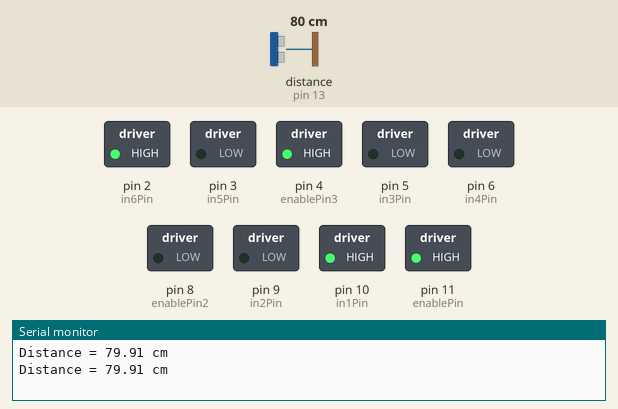
The sketch below on a simulated Arduino Uno, built with avr-gcc and run on an emulated ATmega328P. Parts: switched loads named in the sketch (green lamp = pin HIGH), the last lines printed to the serial monitor. Wiring (inferred from the names in the program): ultrasonic range finder: trigger pin 12; echo pin 13. Inputs (shaded band) come from the test bench; at power-on: distance to the obstacle (sensor on pin 13) 80 cm. The echo pulse lasts 58.3 µs per cm; pins used as bus, display or sensor lines are not drawn.

Above: at 1.8 s.
1.9 s: distance to the obstacle (sensor on pin 13) set to 24 cm
4.2 s: distance to the obstacle (sensor on pin 13) set to 19 cm
At 12.7 s:
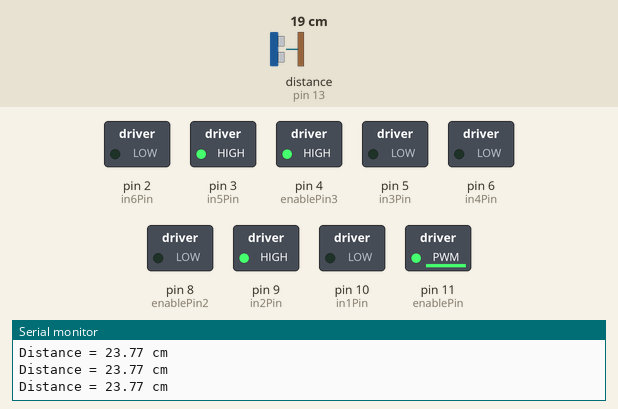
At 15.4 s:
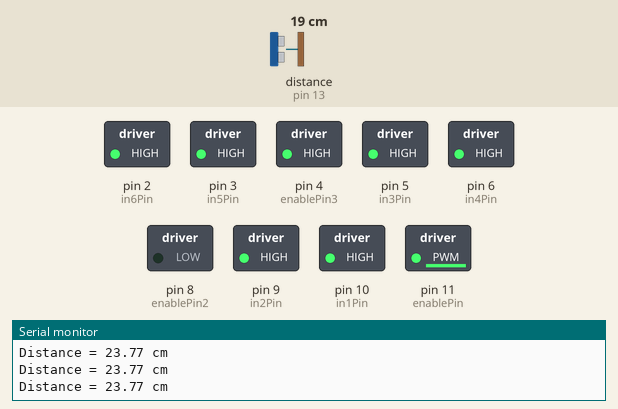
Timing chart, 0 to 28.6 s (numbered marks = the images above; inputs shaded):
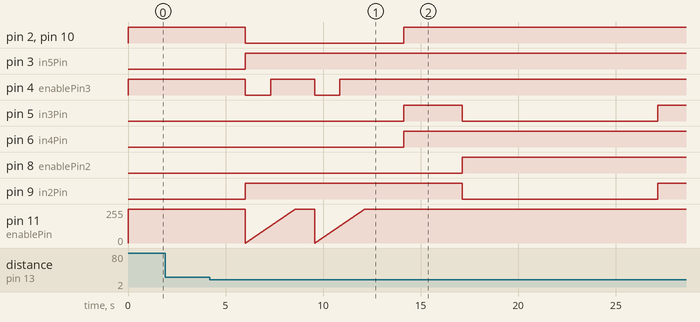

Measured:
- the behaviour switches between 21 and 20 cm on distance to the obstacle (sensor on pin 13) (found by bisection; images 0 and 1)
- after the input at 4.2 s, pin 2 (in6Pin): HIGH → LOW after 1.8 s, → HIGH 8.1 s later; pin 3 (in5Pin): LOW → HIGH after 1.8 s

The sketch:

l293d_ic_change_pirmotion.ino
```cpp
#include <LiquidCrystal.h>


#define echoPin 13
#define trigPin 12


#define slow 64
#define normal 128
#define fast 255

int enablePin2 = 8;
int enablePin3 = 4;
int enablePin = 11;
int in1Pin = 10;
int in2Pin = 9;
int in3Pin = 5;
int in4Pin = 6;
int in5Pin = 3;
int in6Pin = 2;

int Speed;

void rotate_right(void){
  Speed = fast;
  analogWrite(enablePin2, Speed);
  analogWrite(enablePin, Speed);
  digitalWrite(in1Pin, HIGH);
  digitalWrite(in2Pin, LOW);
  digitalWrite(in3Pin, LOW);
  digitalWrite(in4Pin, HIGH);
  digitalWrite(in5Pin, HIGH);
  digitalWrite(in6Pin, HIGH);
}
void rotate_left(void){
  analogWrite(enablePin3, Speed);
  digitalWrite(in5Pin, HIGH);
  digitalWrite(in6Pin, LOW);
  analogWrite(enablePin2, Speed);
  digitalWrite(in3Pin, HIGH);
  digitalWrite(in4Pin, LOW);

  digitalWrite(in1Pin, HIGH);
  digitalWrite(in2Pin, HIGH);
}
void Brake(void){
  digitalWrite(in1Pin, HIGH);
  digitalWrite(in2Pin, HIGH);

  digitalWrite(in3Pin, HIGH);
  digitalWrite(in4Pin, HIGH);

  digitalWrite(in5Pin, HIGH);
  digitalWrite(in6Pin, HIGH);
}


void Forward_Rev(void){

  analogWrite(enablePin, 255);
  digitalWrite(in1Pin, HIGH);
  digitalWrite(in2Pin, LOW);


  analogWrite(enablePin3, 255);
  digitalWrite(in5Pin, LOW);
  digitalWrite(in6Pin, HIGH );


}
void Backward_Rev(void){
  analogWrite(enablePin, Speed);
  digitalWrite(in1Pin, LOW);
  digitalWrite(in2Pin, HIGH);

  analogWrite(enablePin3, Speed);
  digitalWrite(in5Pin, LOW);
  digitalWrite(in6Pin, HIGH);

  digitalWrite(in4Pin, HIGH);
  digitalWrite(in3Pin, HIGH);

}

void Backward_ramp_up(void){

  for (int i=0; i<255; i++) {
  analogWrite(enablePin, i);
  analogWrite(enablePin3, i);

  digitalWrite(in1Pin, LOW);
  digitalWrite(in2Pin, HIGH);
  digitalWrite(in5Pin, HIGH);
  digitalWrite(in6Pin, LOW);
  delay(10); }
    }


void setup()
{


Serial.begin (9600);

pinMode(trigPin, OUTPUT);
pinMode(echoPin, INPUT);

pinMode(in1Pin, OUTPUT);
pinMode(in2Pin, OUTPUT);
pinMode(in3Pin, OUTPUT);
pinMode(in4Pin, OUTPUT);
pinMode(in5Pin, OUTPUT);
pinMode(in6Pin, OUTPUT);
pinMode(enablePin2, OUTPUT);
pinMode(enablePin3, OUTPUT);
pinMode(enablePin, OUTPUT);


}
void loop() {


  Forward_Rev();

  float duration, distance;

  digitalWrite(trigPin, LOW);

  delayMicroseconds(2);

  digitalWrite(trigPin, HIGH);

  delayMicroseconds(10);

  digitalWrite(trigPin, LOW);

  duration = pulseIn(echoPin, HIGH);

  distance = (duration / 2) * 0.0344;
    if (distance <= 20){
    delay(1000);
    Backward_ramp_up();
    delay(1000);
    Backward_ramp_up();
    delay(2000);
    Brake();
    delay(3000);
    rotate_right();
    delay(10000);
    Brake();
    delay(3000);


  }


  if (distance >= 400 || distance <= 2){

    Serial.print("Distance = ");

    Serial.println("Out of range");


  }

  else  {

    Serial.print("Distance = ");

    Serial.print(distance);

    Serial.println(" cm");


    delay(500);

  }

  delay(500);


}
```
